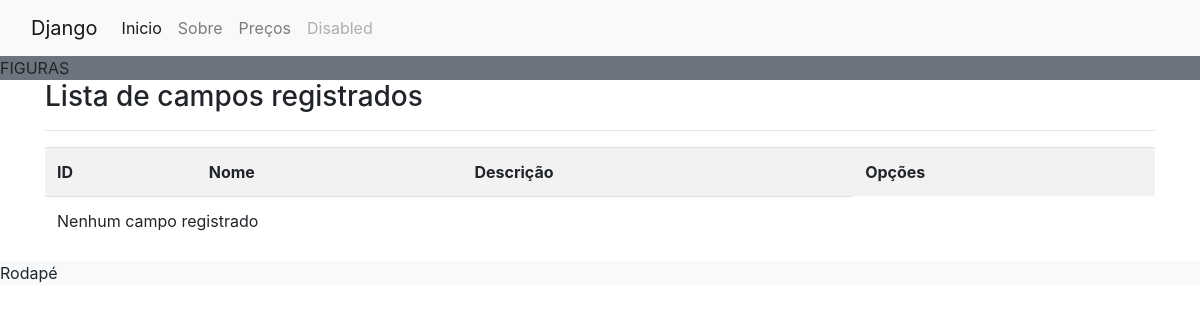
The page /listar/campos/ on the database as committed earlier.
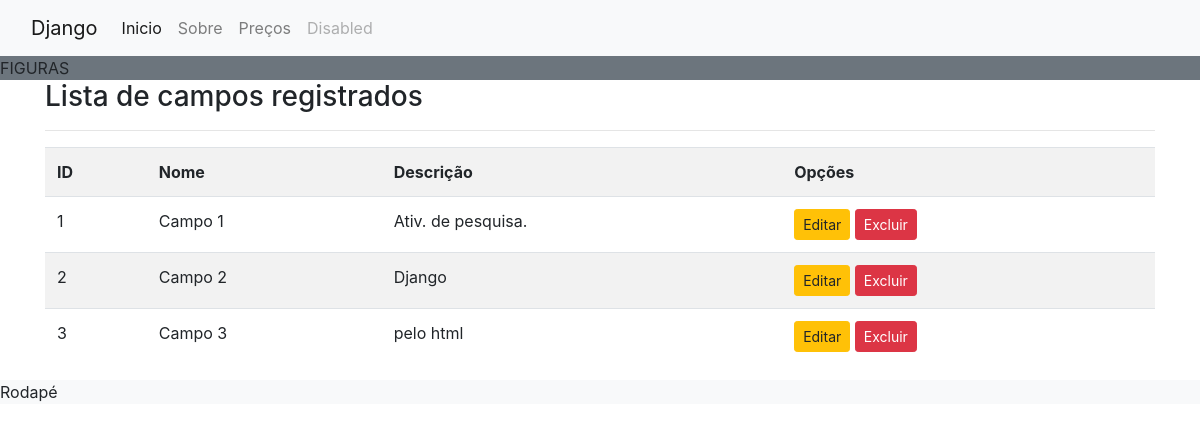
The same page on the database as committed later.
### cadastros/models.py (models this page shows, shortened)
class Campo(models.Model):
    nome = models.CharField(max_length=50)
    descricao = models.CharField(max_length=150, verbose_name='Descrição')

### cadastros/views.py (the view)
# urls.py: path('listar/campos/',CampoList.as_view(), name='listar-campos'),
class CampoList(ListView):
    model = Campo
    template_name = 'cadastros/listas/campo.html'

### cadastros/templates/cadastros/listas/campo.html
{% extends 'modelo.html' %}
{% load static %}
{% block conteudo %}
    <h3>Lista de campos registrados</h3>
    <hr>
    <div class="table-responsive">
        <table class='table table-striped'>
            <tr>
                <th>ID</th>
                <th>Nome</th>
                <th>Descrição</th>
                <th>Opções</th>
            </tr>
            {% for campo in object_list %}
            <tr>
                <td>{{campo.pk}}</td>
                <td>{{campo.nome}}</td>
                <td>{{campo.descricao}}</td>
                <td>
                    <a href="{% url 'editar-campo' campo.pk %}" class='btn btn-warning btn-sm' title='Editar'>Editar</a>
                    <a href="{% url 'excluir-campo' campo.pk %}" class='btn btn-danger btn-sm'title='Excluir'>Excluir</a>
                </td>
            </tr>
             {% empty %}
             <tr>
                <td colspan='3'>Nenhum campo registrado</td>
             </tr>
            {% endfor %}
        </table>
    </div>
{% endblock conteudo %}

Rows that differ between the two databases and show on the page:
added Campo: pk "1", nome "Campo 1", descricao "Ativ. de pesquisa."
added Campo: pk "2", nome "Campo 2", descricao "Django"
added Campo: pk "3", nome "Campo 3", descricao "pelo html"
Other text that changed with them:
text no longer shown: "Nenhum campo registrado"
